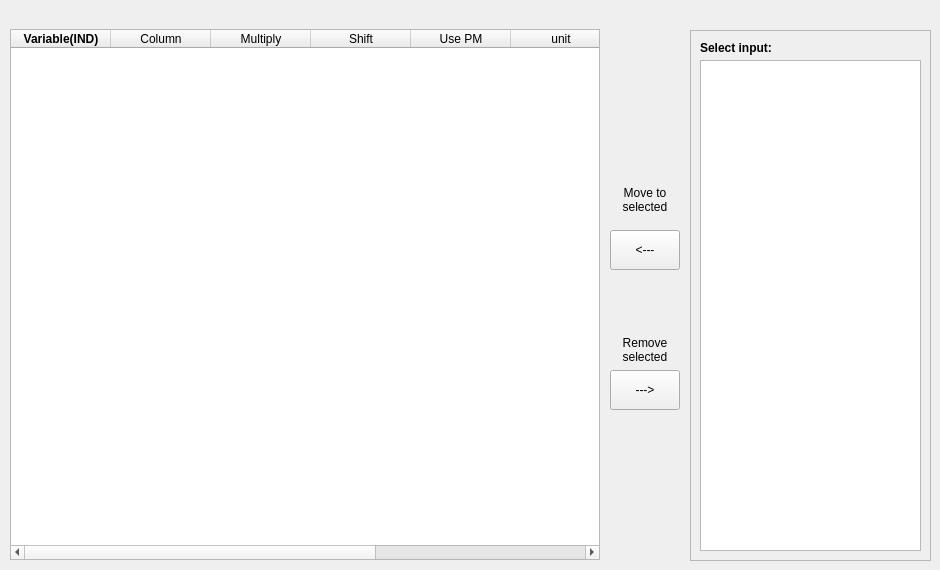
     <widget class="QWidget" name="tab_3">
      <attribute name="title">
       <string>Input variables</string>
      </attribute>
      <widget class="QFrame" name="frame_2">
       <property name="geometry">
        <rect>
         <x>690</x>
         <y>30</y>
         <width>241</width>
         <height>531</height>
        </rect>
       </property>
       <property name="frameShape">
        <enum>QFrame::StyledPanel</enum>
       </property>
       <property name="frameShadow">
        <enum>QFrame::Raised</enum>
       </property>
       <widget class="QListWidget" name="namesdat">
        <property name="geometry">
         <rect>
          <x>10</x>
          <y>30</y>
          <width>221</width>
          <height>491</height>
         </rect>
        </property>
        <property name="verticalScrollBarPolicy">
         <enum>Qt::ScrollBarAsNeeded</enum>
        </property>
        <property name="selectionMode">
         <enum>QAbstractItemView::MultiSelection</enum>
        </property>
        <property name="batchSize">
         <number>100</number>
        </property>
       </widget>
       <widget class="QLabel" name="label_54">
        <property name="geometry">
         <rect>
          <x>10</x>
          <y>10</y>
          <width>121</width>
          <height>16</height>
         </rect>
        </property>
        <property name="font">
         <font>
          <weight>75</weight>
          <bold>true</bold>
          <underline>false</underline>
         </font>
        </property>
        <property name="text">
         <string>Select input:</string>
        </property>
       </widget>
      </widget>
      <widget class="QPushButton" name="butMoveToSelVars">
       <property name="geometry">
        <rect>
         <x>610</x>
         <y>230</y>
         <width>70</width>
         <height>40</height>
        </rect>
       </property>
       <property name="text">
        <string>&lt;---</string>
       </property>
      </widget>
      <widget class="QTableWidget" name="selected_vars">
       <property name="geometry">
        <rect>
         <x>10</x>
         <y>29</y>
         <width>590</width>
         <height>531</height>
        </rect>
       </property>
       <column>
        <property name="text">
         <string>Variable(IND)</string>
        </property>
        <property name="font">
         <font>
          <weight>75</weight>
          <bold>true</bold>
         </font>
        </property>
       </column>
       <column>
        <property name="text">
         <string>Column</string>
        </property>
       </column>
       <column>
        <property name="text">
         <string>Multiply</string>
        </property>
       </column>
       <column>
        <property name="text">
         <string>Shift</string>
        </property>
       </column>
       <column>
        <property name="text">
         <string>Use PM</string>
        </property>
       </column>
       <column>
        <property name="text">
         <string>unit</string>
        </property>
       </column>
       <column>
        <property name="text">
         <string/>
        </property>
       </column>
       <column>
        <property name="text">
         <string>Ind</string>
        </property>
       </column>
      </widget>
      <widget class="QPushButton" name="butRemoveSelVars">
       <property name="geometry">
        <rect>
         <x>610</x>
         <y>370</y>
         <width>70</width>
         <height>40</height>
        </rect>
       </property>
       <property name="text">
        <string>---&gt;</string>
       </property>
      </widget>
      <widget class="QLabel" name="label_60">
       <property name="geometry">
        <rect>
         <x>610</x>
         <y>180</y>
         <width>70</width>
         <height>40</height>
        </rect>
       </property>
       <property name="text">
        <string>Move to selected</string>
       </property>
       <property name="alignment">
        <set>Qt::AlignCenter</set>
       </property>
       <property name="wordWrap">
        <bool>true</bool>
       </property>
      </widget>
      <widget class="QLabel" name="label_61">
       <property name="geometry">
        <rect>
         <x>610</x>
         <y>330</y>
         <width>70</width>
         <height>40</height>
        </rect>
       </property>
       <property name="text">
        <string>Remove selected</string>
       </property>
       <property name="alignment">
        <set>Qt::AlignCenter</set>
       </property>
       <property name="wordWrap">
        <bool>true</bool>
       </property>
      </widget>
     </widget>
